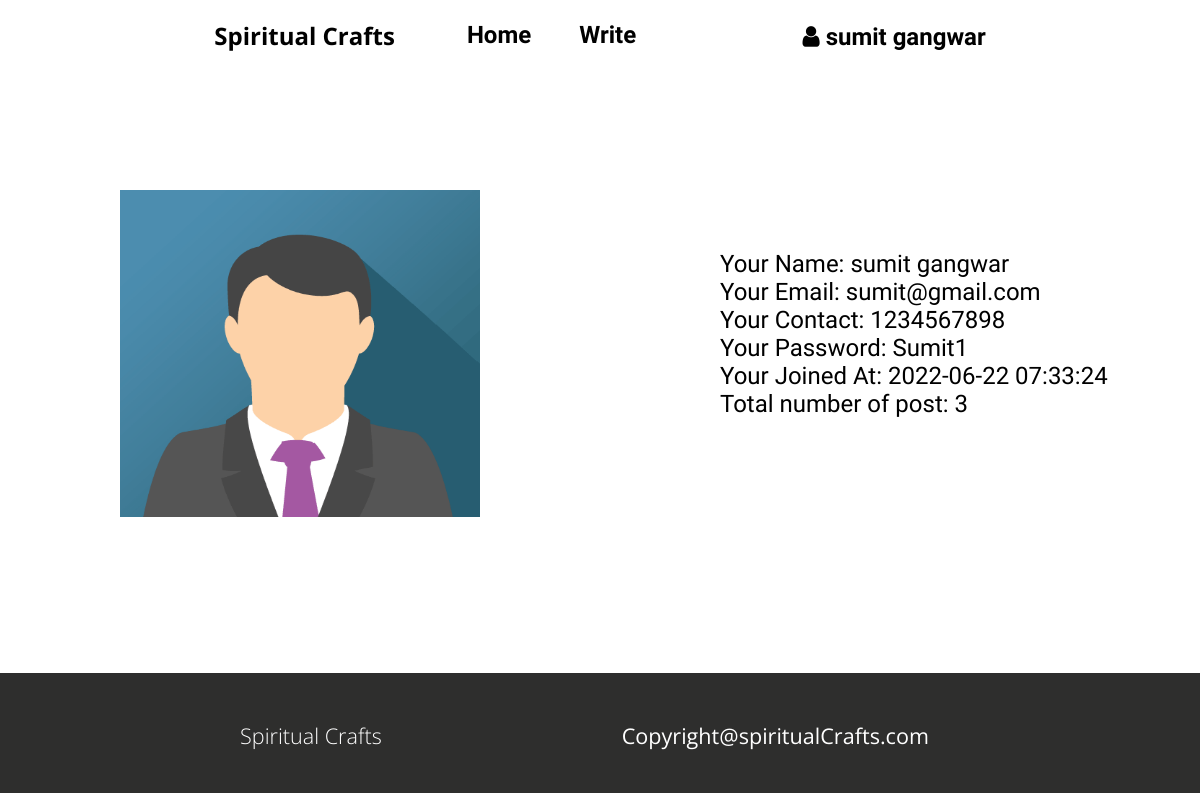
/settings.php (signed in), run on the app's committed database.
### tables this page shows
CREATE TABLE `Users` (
  `user_id` int NOT NULL,
  `name` varchar(100) DEFAULT NULL,
  `email` varchar(100) DEFAULT NULL,
  `contact` varchar(100) DEFAULT NULL,
  `tagline` varchar(100) DEFAULT NULL,
  `password` varchar(100) DEFAULT NULL,
  `date_of_joining` datetime DEFAULT NULL,
  `image` varchar(100) DEFAULT NULL,
  `user_name` varchar(100) DEFAULT NULL,
  `role` enum('user','admin') DEFAULT NULL
);

### src/settings.php (the view, shortened to what this page needs)
<!DOCTYPE html>
<html lang="en">
<head>
    <link rel="stylesheet" href="css/style.css">
    <link rel="stylesheet" href="css/utils.css">
    <link rel="stylesheet" href="https://cdnjs.cloudflare.com/ajax/libs/font-awesome/4.7.0/css/font-awesome.min.css">
</head>
<body>
    <?php include "header.php"; ?>
    <?php
        include "connection.php";
        $query1 = "SELECT COUNT(post_id) FROM POST WHERE user_id=".$_SESSION['userid']."";
        $result=mysqli_query($conn,$query1);
        $count = mysqli_fetch_array($result);
        $total= $count[0];
        $query = "SELECT * FROM Users WHERE user_id=".$_SESSION['userid']."";
        $result=mysqli_query($conn,$query);
        $row=mysqli_fetch_assoc($result);
        echo '<div class="complete_detail">
              <div class=" user_image">
              <img src='.$row['image'].' id="user_image">
             </div>
             <div class="user_detail">
             <span>Your Name:  '.$row['name'].'</span><br>
             <span>Your Email:  '.$row['email'].'</span><br>
             <span>Your Contact:  '.$row['contact'].'</span><br>
             <span>Your Password:  '.$row['password'].'</span><br>
             <span>Your Joined At:  '.$row['date_of_joining'].'</span><br>
             <span>Total number of post:  '.$total.'</span><br>
             </div>
             </div>';
             ?>
<?php include "footer.php" ?>
</body>
</html>

### src/css/style.css (style rules this page uses)
* { padding: 0; margin: 0; }
.complete_detail { display:flex; }
.user_image { margin-top:10vw; margin-bottom:10vw; margin-left:10vw; width:50%; }
#user_image { width:60%; height:90%; }
.user_detail { font-size:2vw; font-family: var(--font2); margin-top:15vw; }

### src/css/utils.css (style rules this page uses)
:root { --main-bg-color:brown; --font1: 'Fascinate', cursive; --font2: 'Baloo 2', cursive; --font3: 'Fascinate', cursive; --font4:'Staatliches', cursive; --font5:'Anek Latin', sans-serif; --font6: 'Open Sans', sans-serif; --font7:'Open Sans', sans-serif; }

### data on the page
users: image (picture), name "sumit gangwar", email "sumit@gmail.com", contact "1234567898", password "Sumit1", date_of_joining "2022-06-22 07:33:24"

### other printed values
$_SESSION['name'] "sumit gangwar"
$total "3"
